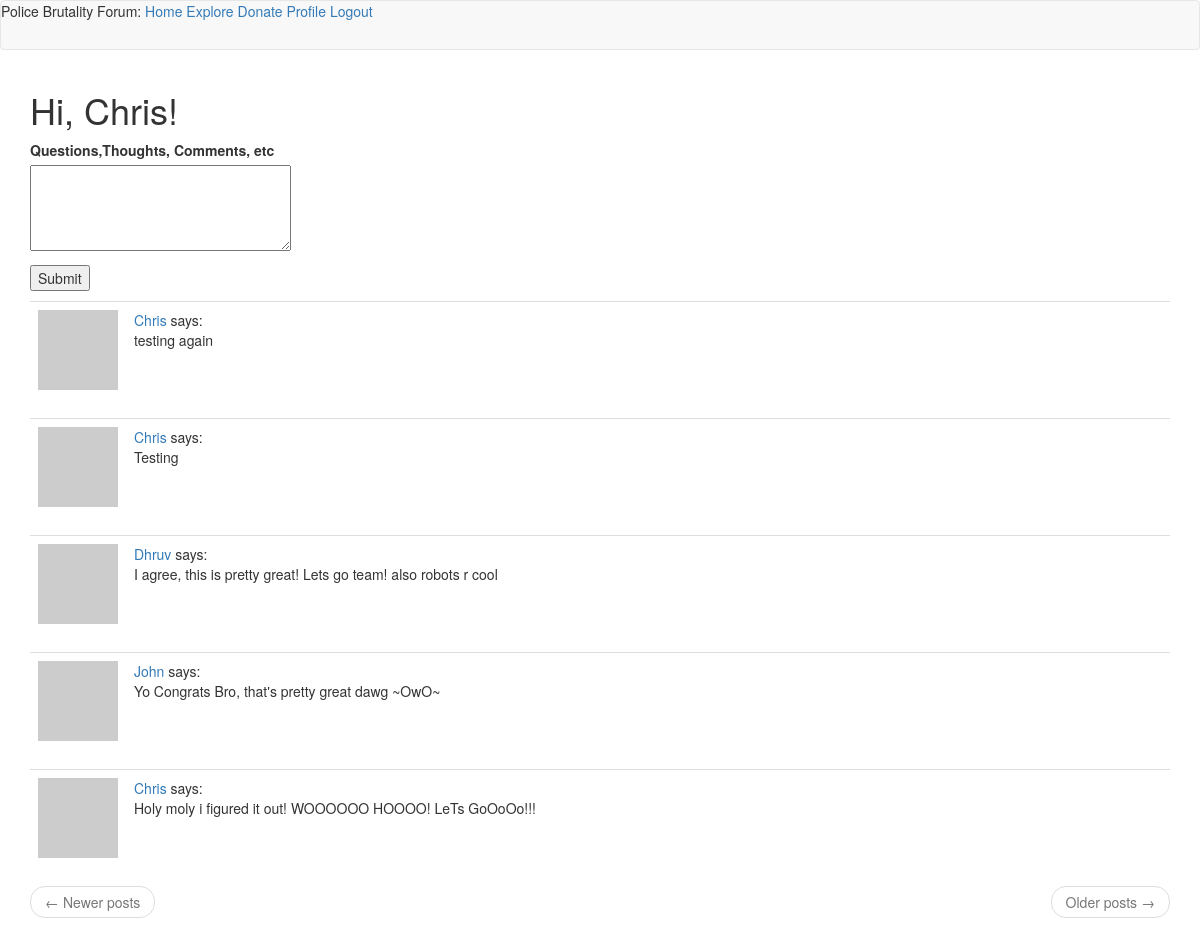
The page /forum (signed in) on the database its author committed.
### app/models.py (models this page shows, shortened)
class User(UserMixin, db.Model):
    id = db.Column(db.Integer, primary_key=True)
    username = db.Column(db.String(64), index=True, unique=True)
    email = db.Column(db.String(120), index=True, unique=True)
    password_hash = db.Column(db.String(128))
    posts = db.relationship('Post', backref='author', lazy='dynamic')
    about_me = db.Column(db.String(140))
    last_seen = db.Column(db.DateTime, default=datetime.utcnow)
    def avatar(self, size):
        digest = md5(self.email.lower().encode('utf-8')).hexdigest()
        return 'https://www.gravatar.com/avatar/{}?d=identicon&s={}'.format(digest, size)
    followed = db.relationship(
        'User', secondary=followers,
        primaryjoin=(followers.c.follower_id == id),
        secondaryjoin=(followers.c.followed_id == id),
        backref=db.backref('followers', lazy='dynamic'), lazy='dynamic')

class Post(db.Model):
    id = db.Column(db.Integer, primary_key=True)
    body = db.Column(db.String(140))
    timestamp = db.Column(db.DateTime, index=True, default=datetime.utcnow)
    user_id = db.Column(db.Integer, db.ForeignKey('user.id'))

### app/routes.py (the view)
@app.route('/forum',methods=['GET','POST'])
@login_required
def forum():
    form=PostForm()
    if form.validate_on_submit():
        post=Post(body=form.post.data,author=current_user)
        db.session.add(post)
        db.session.commit()
        flash('Your post is now live!')
        return redirect(url_for('forum'))
    page = request.args.get('page',1,type=int)
    posts = Post.query.order_by(Post.timestamp.desc()).paginate(page,app.config['POSTS_PER_PAGE'],False)
    next_url = url_for('forum', page=posts.next_num) \
        if posts.has_next else None
    prev_url = url_for('forum', page=posts.prev_num) \
        if posts.has_prev else None
    return render_template('forum.html', title='Explore',form=form,posts=posts.items,next_url=next_url,prev_url=prev_url,numb=0)

### app/forms.py
class PostForm(FlaskForm):
    post = TextAreaField('Questions,Thoughts, Comments, etc',validators=[DataRequired(),Length(min=1,max=140)])
    submit=SubmitField('Submit')

### app/models.py (called while the page is built)
@login.user_loader
def load_user(id):
    return User.query.get(int(id))

### app/routes.py (called while the page is built)
@app.before_request
def before_request():
    if current_user.is_authenticated:
        current_user.last_seen = datetime.utcnow()
        db.session.commit()

### app/templates/forum.html (shortened to what this page needs)
{% extends "base.html" %}
{% import 'bootstrap/wtf.html' as wtf %}
{% block app_content %}
    {%if current_user.is_anonymous%}
    <h1>Welcome to IMG Label Online!</h1>
    {%else%}
    <h1>Hi, {{ current_user.username }}!</h1>
    {%endif%}
    <form action = "" method="post">
        <p>
            {{form.post.label}}<br>
            {{form.post(cols=32,rows=4)}}<br>
        </p>
        <p>{{form.submit()}}</p>
    </form>
    {% for post in posts %}
        {%include '_post.html'%}
    {% endfor %}
    <nav aria-label="...">
        <ul class="pager">
            <li class="previous{% if not prev_url %} disabled{% endif %}">
                <a href="{{ prev_url or '#' }}">
                    <span aria-hidden="true">&larr;</span> Newer posts
                </a>
            </li>
            <li class="next{% if not next_url %} disabled{% endif %}">
                <a href="{{ next_url or '#' }}">
                    Older posts <span aria-hidden="true">&rarr;</span>
                </a>
            </li>
        </ul>
    </nav>
{% endblock %}

### app/templates/_post.html
<table class="table table-hover">
    <tr>
        <td width="70px">
            <a href="{{ url_for('user', username=post.author.username) }}"><img src="{{ post.author.avatar(70) }}" /></a>
        </td>
        <td>
            <a href="{{ url_for('user', username=post.author.username) }}">{{ post.author.username }}</a>
            says:<br>
            {{ post.body }}
        </td>
    </tr>
</table>

### rows shown on the page
User: username "Chris"
Post: author.username "Chris", body "testing again"
Post: author.username "Chris", body "Testing"
Post: author.username "Dhruv", body "I agree, this is pretty great! Lets go team! also robots r cool"
Post: author.username "John", body "Yo Congrats Bro, that's pretty great dawg ~OwO~"
Post: author.username "Chris", body "Holy moly i figured it out! WOOOOOO HOOOO! LeTs GoOoOo!!!"
